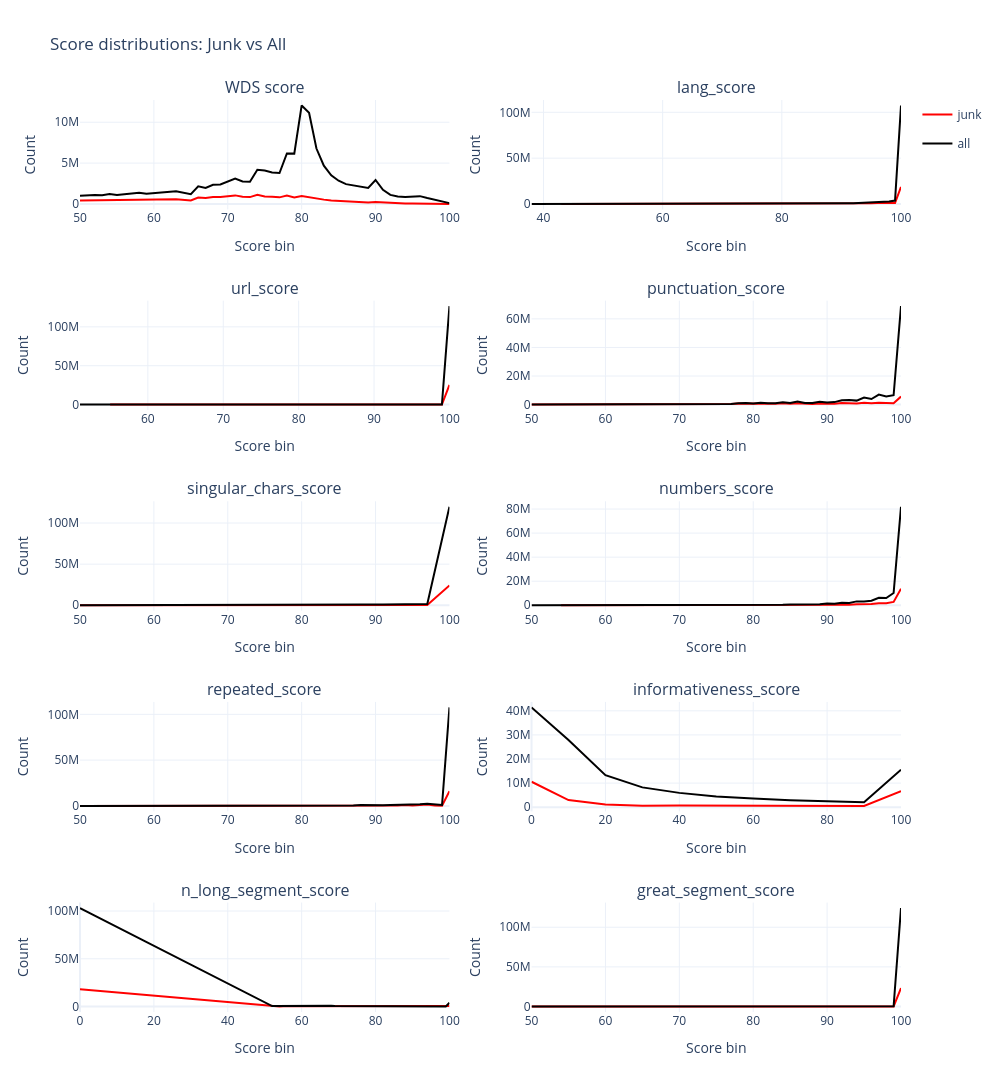

The code cell stored with this chart in its notebook:
### Markdown cell above
Shows the distribution of scores within each dataset (junk and all are each normalised separately).

### Code cell
import plotly.graph_objects as go
from plotly.subplots import make_subplots

titles = [
    'WDS score',
    'lang_score',
    'url_score',
    'punctuation_score',
    'singular_chars_score',
    'numbers_score',
    'repeated_score',
    'informativeness_score',
    'n_long_segment_score',
    'great_segment_score'
]

fig = make_subplots(
    rows=5,
    cols=2,
    subplot_titles=titles
)

for i, title in enumerate(titles):
    row = i // 2 + 1
    col = i % 2 + 1

    for dataset, color in [("junk", "red"), ("all", "black")]:
        x = list(data[dataset][i].keys())
        y = list(data[dataset][i].values())

        fig.add_trace(
            go.Scatter(
                x=x,
                y=y,
                mode="lines",
                name=dataset,
                legendgroup=dataset,
                showlegend=(i == 0),
                line=dict(color=color)
            ),
            row=row,
            col=col
        )

fig.update_layout(
    height=1200,
    width=1000,
    title="Score distributions: Junk vs All",
    template="plotly_white"
)

fig.update_xaxes(title_text="Score bin")
fig.update_yaxes(title_text="Count")

fig.show()

### Figure 1 — Plotly figure (JSON) as saved in the notebook; plotly's stock layout.template omitted (floating-point values rounded to 4 significant figures)
{"data": [{"legendgroup": "junk", "line": {"color": "red"}, "mode": "lines", "name": "junk", "showlegend": true, "type": "scatter", "x": [50, 51, 52, 53, 54, 55, 56, 57, 58, 59, 60, 61, 62, 63, 65, 66, 67, 68, 69, 70, 71, 72, 73, 74, 75, 76, 77, 78, 79, 80, 81, 82, 83, 84, 85, 86, 87, 88, 89, 90, 91, 92, 93, 94, 95, 96, 97, 98, 99, 100], "xaxis": "x", "y": [434076, 448816, 431406, 434003, 475011, 453505, 484533, 486836, 542073, 526416, 543479, 565062, 598377, 584824, 440419, 792725, 742938, 862358, 862774, 930040, 1052004, 890931, 842746, 1131511, 913964, 891275, 811236, 1026907, 806610, 966371, 815144, 621977, 535183, 435833, 375244, 301119, 244332, 198267, 184447, 250474, 190469, 102806, 82242, 75279, 70541, 62436, 41029, 22230, 7284, 3357], "yaxis": "y"}, {"legendgroup": "all", "line": {"color": "black"}, "mode": "lines", "name": "all", "showlegend": true, "type": "scatter", "x": [50, 51, 52, 53, 54, 55, 56, 57, 58, 59, 60, 61, 62, 63, 65, 66, 67, 68, 69, 70, 71, 72, 73, 74, 75, 76, 77, 78, 79, 80, 81, 82, 83, 84, 85, 86, 87, 88, 89, 90, 91, 92, 93, 94, 95, 96, 97, 98, 99, 100], "xaxis": "x", "y": [1020783, 1085723, 1093167, 1061956, 1208574, 1114922, 1208629, 1216343, 1373181, 1258547, 1347741, 1446388, 1532684, 1560414, 1200827, 2159691, 1950604, 2347854, 2378864, 2762052, 3117500, 2760248, 2722316, 4182618, 4091828, 3855230, 3782698, 6176798, 6161350, 12047869, 11156284, 6780999, 4690847, 3512973, 2842497, 2426969, 2257985, 2082547, 1960866, 2938368, 1731615, 1109650, 919057, 842916, 887774, 959672, 729093, 535566, 259259, 104762], "yaxis": "y"}, {"legendgroup": "junk", "line": {"color": "red"}, "mode": "lines", "name": "junk", "showlegend": false, "type": "scatter", "x": [43, 44, 46, 47, 48, 49, 50, 51, 52, 53, 54, 55, 56, 57, 58, 59, 60, 61, 62, 63, 64, 65, 66, 67, 68, 69, 70, 71, 72, 73, 74, 75, 76, 77, 78, 79, 80, 81, 82, 83, 84, 85, 86, 87, 88, 89, 90, 91, 92, 93, 94, 95, 96, 97, 98, 99, 100], "xaxis": "x2", "y": [1, 1, 4, 3, 6, 9, 20, 32, 45, 50, 64, 70, 103, 128, 163, 242, 269, 412, 977, 1252, 1826, 2284, 3225, 4249, 5977, 7125, 8501, 9986, 12052, 13823, 15859, 17958, 20603, 23654, 26722, 31038, 34650, 40235, 47067, 54065, 65701, 75506, 90783, 106702, 126229, 150347, 178771, 217059, 275980, 371163, 526742, 726074, 981074, 879079, 740269, 1064227, 18632463], "yaxis": "y2"}, {"legendgroup": "all", "line": {"color": "black"}, "mode": "lines", "name": "all", "showlegend": false, "type": "scatter", "x": [38, 39, 40, 41, 42, 43, 44, 45, 46, 47, 48, 49, 50, 51, 52, 53, 54, 55, 56, 57, 58, 59, 60, 61, 62, 63, 64, 65, 66, 67, 68, 69, 70, 71, 72, 73, 74, 75, 76, 77, 78, 79, 80, 81, 82, 83, 84, 85, 86, 87, 88, 89, 90, 91, 92, 93, 94, 95, 96, 97, 98, 99, 100], "xaxis": "x2", "y": [1, 1, 1, 6, 16, 34, 81, 149, 235, 358, 372, 544, 728, 834, 1091, 1281, 1361, 1584, 1853, 2113, 2412, 2943, 3604, 5142, 8716, 10188, 13111, 15349, 19065, 23270, 28957, 33869, 39362, 45854, 53511, 60717, 68860, 78083, 88189, 100072, 112566, 124325, 135863, 153999, 176070, 198357, 229860, 262157, 303065, 349442, 408825, 481797, 568866, 683270, 826015, 1014124, 1297881, 1671906, 2145622, 2352329, 2623615, 3673946, 107449281], "yaxis": "y2"}, {"legendgroup": "junk", "line": {"color": "red"}, "mode": "lines", "name": "junk", "showlegend": false, "type": "scatter", "x": [55, 56, 57, 58, 59, 60, 61, 62, 63, 64, 65, 66, 67, 68, 69, 70, 71, 72, 73, 74, 75, 76, 77, 78, 79, 80, 81, 82, 83, 84, 85, 86, 87, 88, 89, 90, 91, 92, 93, 94, 95, 96, 97, 98, 99, 100], "xaxis": "x3", "y": [1, 2, 8, 9, 7, 14, 28, 49, 90, 96, 153, 162, 220, 346, 430, 575, 647, 786, 831, 851, 2511, 3170, 4033, 4998, 4742, 6265, 7299, 8763, 8915, 7877, 8081, 9196, 9896, 11852, 11082, 10587, 12235, 14153, 13961, 14883, 13966, 16681, 17843, 21662, 22091, 25320872], "yaxis": "y3"}, {"legendgroup": "all", "line": {"color": "black"}, "mode": "lines", "name": "all", "showlegend": false, "type": "scatter", "x": [51, 52, 53, 54, 55, 56, 57, 58, 59, 60, 61, 62, 63, 64, 65, 66, 67, 68, 69, 70, 71, 72, 73, 74, 75, 76, 77, 78, 79, 80, 81, 82, 83, 84, 85, 86, 87, 88, 89, 90, 91, 92, 93, 94, 95, 96, 97, 98, 99, 100], "xaxis": "x3", "y": [1, 1, 2, 8, 17, 16, 50, 74, 68, 155, 193, 390, 543, 609, 1058, 1218, 2093, 3416, 4327, 5976, 6492, 8684, 8106, 8401, 22564, 24797, 32372, 38488, 31732, 35078, 39642, 49164, 41413, 32991, 33430, 37963, 39509, 48222, 45644, 45364, 51472, 60649, 60149, 62243, 59426, 70710, 73313, 88122, 83076, 126697667], "yaxis": "y3"}, {"legendgroup": "junk", "line": {"color": "red"}, "mode": "lines", "name": "junk", "showlegend": false, "type": "scatter", "x": [50, 51, 52, 53, 54, 55, 56, 57, 58, 59, 60, 61, 62, 63, 64, 65, 66, 67, 68, 69, 70, 71, 72, 73, 74, 75, 76, 77, 78, 79, 80, 81, 82, 83, 84, 85, 86, 87, 88, 89, 90, 91, 92, 93, 94, 95, 96, 97, 98, 99, 100], "xaxis": "x4", "y": [32, 6, 11, 14, 42, 134, 223, 24261, 682, 818, 948, 1068, 13637, 29789, 111950, 40177, 50681, 56965, 63674, 66151, 104657, 168523, 82353, 145807, 124050, 276391, 276667, 374028, 737932, 671655, 579780, 907058, 630292, 641027, 972586, 615719, 951720, 520099, 502690, 779021, 571416, 639125, 1096000, 908527, 832747, 1302977, 892849, 1339392, 905118, 929696, 5651754], "yaxis": "y4"}, {"legendgroup": "all", "line": {"color": "black"}, "mode": "lines", "name": "all", "showlegend": false, "type": "scatter", "x": [50, 51, 52, 53, 54, 55, 56, 57, 58, 59, 60, 61, 62, 63, 64, 65, 66, 67, 68, 69, 70, 71, 72, 73, 74, 75, 76, 77, 78, 79, 80, 81, 82, 83, 84, 85, 86, 87, 88, 89, 90, 91, 92, 93, 94, 95, 96, 97, 98, 99, 100], "xaxis": "x4", "y": [219, 60, 105, 187, 399, 1110, 1483, 48145, 2510, 3097, 3534, 4542, 25579, 50305, 284051, 58600, 71827, 80864, 90712, 96450, 155222, 436597, 128494, 227233, 190954, 400726, 382907, 506326, 986768, 1159372, 783032, 1292654, 942704, 997040, 1587070, 1082675, 2212305, 1112262, 1171393, 1969172, 1515155, 1738449, 3106287, 3244032, 2798632, 4975375, 3911329, 7003466, 5641198, 6545448, 68929042], "yaxis": "y4"}, {"legendgroup": "junk", "line": {"color": "red"}, "mode": "lines", "name": "junk", "showlegend": false, "type": "scatter", "x": [50, 51, 52, 53, 54, 55, 56, 57, 58, 59, 60, 61, 62, 63, 64, 65, 66, 67, 68, 69, 70, 73, 76, 79, 82, 85, 88, 91, 94, 97, 100], "xaxis": "x5", "y": [1, 1, 15, 13, 11, 55, 24, 124, 400, 162, 469, 240, 2328, 2663, 2796, 16091, 7033, 19348, 46666, 23060, 63377, 49875, 68011, 85701, 105323, 126692, 148560, 183292, 233045, 289806, 24117737], "yaxis": "y5"}, {"legendgroup": "all", "line": {"color": "black"}, "mode": "lines", "name": "all", "showlegend": false, "type": "scatter", "x": [50, 51, 52, 53, 54, 55, 56, 57, 58, 59, 60, 61, 62, 63, 64, 65, 66, 67, 68, 69, 70, 73, 76, 79, 82, 85, 88, 91, 94, 97, 100], "xaxis": "x5", "y": [8, 25, 145, 139, 133, 802, 430, 1320, 3129, 1444, 6295, 3353, 27567, 29173, 22699, 104668, 50712, 134897, 317133, 148077, 393508, 281171, 363876, 423636, 531508, 683652, 842568, 1026438, 1265796, 1531618, 119761178], "yaxis": "y5"}, {"legendgroup": "junk", "line": {"color": "red"}, "mode": "lines", "name": "junk", "showlegend": false, "type": "scatter", "x": [54, 55, 56, 57, 58, 59, 60, 61, 62, 63, 64, 65, 66, 67, 68, 69, 70, 71, 72, 73, 74, 75, 76, 77, 78, 79, 80, 81, 82, 83, 84, 85, 86, 87, 88, 89, 90, 91, 92, 93, 94, 95, 96, 97, 98, 99, 100], "xaxis": "x6", "y": [2, 8, 24, 36, 95, 125, 202, 269, 538, 694, 905, 740, 1520, 1983, 2975, 3841, 4928, 9321, 10496, 17407, 16338, 19216, 30045, 27866, 45294, 43832, 72930, 67289, 78729, 120400, 107169, 154521, 130083, 193058, 164182, 193337, 312905, 291428, 486975, 459335, 798142, 784431, 991791, 1741926, 1676470, 2730908, 13798210], "yaxis": "y6"}, {"legendgroup": "all", "line": {"color": "black"}, "mode": "lines", "name": "all", "showlegend": false, "type": "scatter", "x": [50, 51, 52, 53, 54, 55, 56, 57, 58, 59, 60, 61, 62, 63, 64, 65, 66, 67, 68, 69, 70, 71, 72, 73, 74, 75, 76, 77, 78, 79, 80, 81, 82, 83, 84, 85, 86, 87, 88, 89, 90, 91, 92, 93, 94, 95, 96, 97, 98, 99, 100], "xaxis": "x6", "y": [1, 2, 2, 12, 24, 28, 81, 131, 270, 363, 571, 853, 2918, 4266, 6566, 5647, 11782, 14723, 20525, 25170, 32350, 57268, 57759, 96780, 88856, 104981, 164070, 143987, 221485, 191187, 289303, 265851, 312671, 490581, 440669, 679148, 586417, 899298, 775425, 897222, 1426051, 1290890, 2104819, 1924135, 3217573, 3035505, 3710551, 6255667, 6012664, 10191460, 81898540], "yaxis": "y6"}, {"legendgroup": "junk", "line": {"color": "red"}, "mode": "lines", "name": "junk", "showlegend": false, "type": "scatter", "x": [50, 51, 52, 53, 54, 55, 56, 57, 58, 59, 60, 61, 62, 63, 64, 65, 66, 67, 68, 69, 70, 71, 72, 73, 74, 75, 76, 77, 78, 79, 80, 81, 82, 83, 84, 85, 86, 87, 88, 89, 90, 91, 92, 93, 94, 95, 96, 97, 98, 99, 100], "xaxis": "x7", "y": [2, 2, 18, 87, 65, 192, 361, 450, 487, 595, 1182, 2108, 3693, 3698, 5935, 11334, 11752, 70568, 39688, 36802, 83859, 135156, 55845, 94635, 68745, 205034, 90641, 131176, 109146, 206286, 185118, 132236, 111148, 285610, 155082, 167430, 183550, 167188, 413173, 279159, 338978, 334892, 422137, 496725, 932607, 487675, 930880, 1457991, 430624, 230730, 16080444], "yaxis": "y7"}, {"legendgroup": "all", "line": {"color": "black"}, "mode": "lines", "name": "all", "showlegend": false, "type": "scatter", "x": [50, 51, 52, 53, 54, 55, 56, 57, 58, 59, 60, 61, 62, 63, 64, 65, 66, 67, 68, 69, 70, 71, 72, 73, 74, 75, 76, 77, 78, 79, 80, 81, 82, 83, 84, 85, 86, 87, 88, 89, 90, 91, 92, 93, 94, 95, 96, 97, 98, 99, 100], "xaxis": "x7", "y": [23, 100, 295, 738, 967, 1948, 3134, 4355, 5086, 5723, 11322, 9489, 22948, 13590, 27130, 30600, 25510, 179792, 72193, 79061, 130768, 225421, 93403, 165839, 119868, 410621, 162377, 205469, 218339, 306250, 414041, 244638, 262185, 600910, 285902, 344978, 549236, 342552, 877568, 706059, 777165, 752128, 1018042, 1099904, 1704272, 1202639, 1768475, 2450724, 1371931, 1048306, 107603084], "yaxis": "y7"}, {"legendgroup": "junk", "line": {"color": "red"}, "mode": "lines", "name": "junk", "showlegend": false, "type": "scatter", "x": [0, 10, 20, 30, 40, 50, 60, 70, 80, 90, 100], "xaxis": "x8", "y": [10554518, 2972743, 1077492, 648035, 665935, 601203, 664663, 571715, 601180, 544736, 6690699], "yaxis": "y8"}, {"legendgroup": "all", "line": {"color": "black"}, "mode": "lines", "name": "all", "showlegend": false, "type": "scatter", "x": [0, 10, 20, 30, 40, 50, 60, 70, 80, 90, 100], "xaxis": "x8", "y": [41427950, 27888935, 13293662, 8221818, 5945282, 4476863, 3637623, 2903007, 2488258, 2078702, 15594998], "yaxis": "y8"}, {"legendgroup": "junk", "line": {"color": "red"}, "mode": "lines", "name": "junk", "showlegend": false, "type": "scatter", "x": [0, 52, 53, 54, 55, 56, 57, 58, 59, 60, 61, 62, 63, 64, 65, 66, 67, 68, 69, 70, 71, 72, 73, 74, 75, 76, 77, 78, 79, 80, 81, 82, 83, 84, 85, 86, 87, 88, 89, 90, 91, 92, 93, 94, 95, 96, 97, 98, 99, 100], "xaxis": "x9", "y": [18030897, 131295, 143573, 163349, 174771, 178159, 182287, 268898, 264488, 290496, 284135, 350669, 333687, 325615, 327807, 304564, 288215, 330127, 273253, 257719, 235542, 234330, 200814, 172788, 156568, 136236, 118523, 137525, 102055, 79021, 77744, 73760, 50506, 44944, 39630, 31637, 31977, 32265, 26023, 28122, 21525, 25114, 19917, 19062, 15214, 13919, 14880, 15131, 12529, 521614], "yaxis": "y9"}, {"legendgroup": "all", "line": {"color": "black"}, "mode": "lines", "name": "all", "showlegend": false, "type": "scatter", "x": [0, 52, 53, 54, 55, 56, 57, 58, 59, 60, 61, 62, 63, 64, 65, 66, 67, 68, 69, 70, 71, 72, 73, 74, 75, 76, 77, 78, 79, 80, 81, 82, 83, 84, 85, 86, 87, 88, 89, 90, 91, 92, 93, 94, 95, 96, 97, 98, 99, 100], "xaxis": "x9", "y": [103129189, 544483, 566846, 615016, 637149, 594537, 526096, 701220, 655820, 680738, 650909, 747593, 707588, 691518, 692300, 647427, 617404, 710439, 611149, 573800, 554536, 570599, 515173, 476507, 459450, 440870, 410961, 495540, 396853, 339540, 351720, 356929, 296077, 274874, 275712, 232066, 247411, 253547, 215662, 210965, 175127, 202632, 171944, 157497, 138779, 125216, 131527, 134107, 114258, 3929798], "yaxis": "y9"}, {"legendgroup": "junk", "line": {"color": "red"}, "mode": "lines", "name": "junk", "showlegend": false, "type": "scatter", "x": [50, 51, 52, 53, 54, 55, 56, 57, 58, 59, 60, 61, 62, 63, 64, 65, 66, 67, 68, 69, 70, 71, 72, 73, 74, 75, 76, 77, 78, 79, 80, 81, 82, 83, 84, 85, 86, 87, 88, 89, 90, 91, 92, 93, 94, 95, 96, 97, 98, 99, 100], "xaxis": "x10", "y": [1, 4, 12, 34, 46, 245, 364, 568, 787, 1011, 1234, 1537, 2308, 2716, 3273, 3546, 4428, 5049, 5878, 6668, 12018, 17959, 19903, 22441, 25463, 28459, 30779, 33758, 36693, 40058, 41798, 45746, 49115, 52927, 57618, 62076, 67187, 72636, 78255, 85669, 92969, 100723, 109550, 118959, 129330, 138277, 148041, 158124, 167981, 179439, 23329259], "yaxis": "y10"}, {"legendgroup": "all", "line": {"color": "black"}, "mode": "lines", "name": "all", "showlegend": false, "type": "scatter", "x": [50, 51, 52, 53, 54, 55, 56, 57, 58, 59, 60, 61, 62, 63, 64, 65, 66, 67, 68, 69, 70, 71, 72, 73, 74, 75, 76, 77, 78, 79, 80, 81, 82, 83, 84, 85, 86, 87, 88, 89, 90, 91, 92, 93, 94, 95, 96, 97, 98, 99, 100], "xaxis": "x10", "y": [1, 12, 38, 65, 93, 369, 564, 888, 1205, 1635, 1975, 2527, 4036, 4698, 5655, 6298, 7576, 8443, 9671, 10644, 19028, 28750, 31976, 35854, 39944, 44470, 48486, 53155, 57514, 61998, 65564, 73033, 79293, 86524, 94468, 102646, 111668, 121502, 130954, 142771, 155048, 167766, 182361, 198210, 214681, 229812, 246714, 263374, 281270, 300831, 124221040], "yaxis": "y10"}], "layout": {"annotations": [{"font": {"size": 16}, "showarrow": false, "text": "WDS score", "x": 0.225, "xanchor": "center", "xref": "paper", "y": 1, "yanchor": "bottom", "yref": "paper"}, {"font": {"size": 16}, "showarrow": false, "text": "lang_score", "x": 0.775, "xanchor": "center", "xref": "paper", "y": 1, "yanchor": "bottom", "yref": "paper"}, {"font": {"size": 16}, "showarrow": false, "text": "url_score", "x": 0.225, "xanchor": "center", "xref": "paper", "y": 0.78, "yanchor": "bottom", "yref": "paper"}, {"font": {"size": 16}, "showarrow": false, "text": "punctuation_score", "x": 0.775, "xanchor": "center", "xref": "paper", "y": 0.78, "yanchor": "bottom", "yref": "paper"}, {"font": {"size": 16}, "showarrow": false, "text": "singular_chars_score", "x": 0.225, "xanchor": "center", "xref": "paper", "y": 0.56, "yanchor": "bottom", "yref": "paper"}, {"font": {"size": 16}, "showarrow": false, "text": "numbers_score", "x": 0.775, "xanchor": "center", "xref": "paper", "y": 0.56, "yanchor": "bottom", "yref": "paper"}, {"font": {"size": 16}, "showarrow": false, "text": "repeated_score", "x": 0.225, "xanchor": "center", "xref": "paper", "y": 0.34, "yanchor": "bottom", "yref": "paper"}, {"font": {"size": 16}, "showarrow": false, "text": "informativeness_score", "x": 0.775, "xanchor": "center", "xref": "paper", "y": 0.34, "yanchor": "bottom", "yref": "paper"}, {"font": {"size": 16}, "showarrow": false, "text": "n_long_segment_score", "x": 0.225, "xanchor": "center", "xref": "paper", "y": 0.12, "yanchor": "bottom", "yref": "paper"}, {"font": {"size": 16}, "showarrow": false, "text": "great_segment_score", "x": 0.775, "xanchor": "center", "xref": "paper", "y": 0.12, "yanchor": "bottom", "yref": "paper"}], "height": 1200, "title": {"text": "Score distributions: Junk vs All"}, "width": 1000, "xaxis": {"anchor": "y", "domain": [0, 0.45], "title": {"text": "Score bin"}}, "xaxis10": {"anchor": "y10", "domain": [0.55, 1], "title": {"text": "Score bin"}}, "xaxis2": {"anchor": "y2", "domain": [0.55, 1], "title": {"text": "Score bin"}}, "xaxis3": {"anchor": "y3", "domain": [0, 0.45], "title": {"text": "Score bin"}}, "xaxis4": {"anchor": "y4", "domain": [0.55, 1], "title": {"text": "Score bin"}}, "xaxis5": {"anchor": "y5", "domain": [0, 0.45], "title": {"text": "Score bin"}}, "xaxis6": {"anchor": "y6", "domain": [0.55, 1], "title": {"text": "Score bin"}}, "xaxis7": {"anchor": "y7", "domain": [0, 0.45], "title": {"text": "Score bin"}}, "xaxis8": {"anchor": "y8", "domain": [0.55, 1], "title": {"text": "Score bin"}}, "xaxis9": {"anchor": "y9", "domain": [0, 0.45], "title": {"text": "Score bin"}}, "yaxis": {"anchor": "x", "domain": [0.88, 1], "title": {"text": "Count"}}, "yaxis10": {"anchor": "x10", "domain": [0, 0.12], "title": {"text": "Count"}}, "yaxis2": {"anchor": "x2", "domain": [0.88, 1], "title": {"text": "Count"}}, "yaxis3": {"anchor": "x3", "domain": [0.66, 0.78], "title": {"text": "Count"}}, "yaxis4": {"anchor": "x4", "domain": [0.66, 0.78], "title": {"text": "Count"}}, "yaxis5": {"anchor": "x5", "domain": [0.44, 0.56], "title": {"text": "Count"}}, "yaxis6": {"anchor": "x6", "domain": [0.44, 0.56], "title": {"text": "Count"}}, "yaxis7": {"anchor": "x7", "domain": [0.22, 0.34], "title": {"text": "Count"}}, "yaxis8": {"anchor": "x8", "domain": [0.22, 0.34], "title": {"text": "Count"}}, "yaxis9": {"anchor": "x9", "domain": [0, 0.12], "title": {"text": "Count"}}}}
